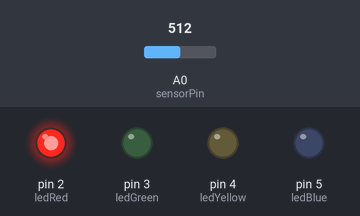
Simulated run of this sketch. Board: Arduino Uno, built with avr-gcc and run on an emulated ATmega328P. Shown: output pins drawn as LEDs (lit = HIGH). The inputs (shaded band) are chosen by the test bench; at power-on: A0 (sensorPin) = 512. What the sketch prints to the serial monitor is not drawn.

Above: at 1.8 s.
1.9 s: A0 (sensorPin) set to 281
3.4 s: A0 (sensorPin) set to 258
At 5.2 s:
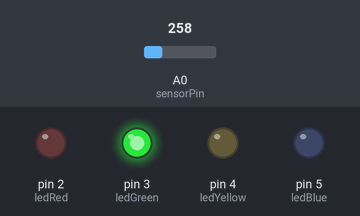
5.5 s: A0 (sensorPin) set to 235
7.2 s: A0 (sensorPin) set to 220
At 8.5 s:
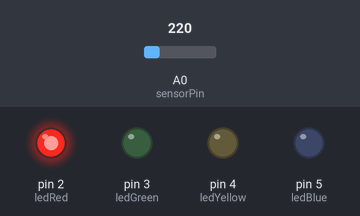
9.5 s: A0 (sensorPin) set to 122
At 11.2 s:
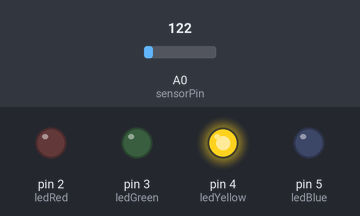
11.5 s: A0 (sensorPin) set to 104
At 12.8 s:
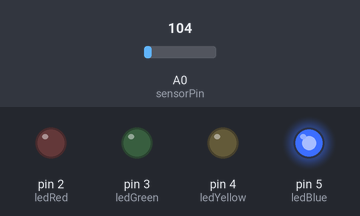
Timing chart, 0 to 14.5 s (numbered marks = the images above; inputs shaded):
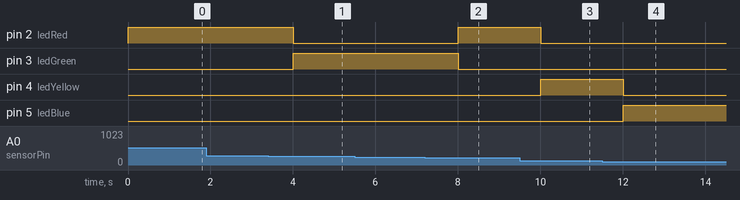

Measured:
- the behaviour switches between 274 and 273 on A0 (sensorPin) (found by bisection; images 0 and 1)
- the behaviour switches between 221 and 220 on A0 (sensorPin) (found by bisection; images 1 and 2)
- the behaviour switches between 112 and 111 on A0 (sensorPin) (found by bisection; images 3 and 4)
- after the input at 1.9 s, every drawn part: stays the same
- after the input at 3.4 s, pin 2 (ledRed): HIGH → LOW after 0.60 s; pin 3 (ledGreen): LOW → HIGH after 0.60 s
- after the input at 5.5 s, every drawn part: stays the same
- after the input at 7.2 s, pin 2 (ledRed): LOW → HIGH after 0.81 s; pin 3 (ledGreen): HIGH → LOW after 0.81 s
- after the input at 9.5 s, pin 2 (ledRed): HIGH → LOW after 0.51 s; pin 4 (ledYellow): LOW → HIGH after 0.51 s
- after the input at 11.5 s, pin 4 (ledYellow): HIGH → LOW after 0.51 s; pin 5 (ledBlue): LOW → HIGH after 0.51 s

The sketch:

code.ino
```cpp
// C++ code
//
int sensorPin =A0;
int ledBlue=5;
int ledYellow=4;
int ledGreen=3;
int ledRed=2;

void setup()
{
  Serial.begin(9600);
  pinMode(ledBlue, OUTPUT);
  pinMode(ledYellow, OUTPUT);
  pinMode(ledGreen, OUTPUT);
  pinMode(ledRed, OUTPUT);
}

void loop()
{
  int reading = analogRead(sensorPin);
  float voltage = reading * 4.68 / 1024.0; // Adjust 4.68 to your actual 5V line if needed
  float temperatureC = (voltage - 0.5) * 100;
  Serial.print(temperatureC);

   if (temperatureC >= -40.86 && temperatureC < 1) {
    digitalWrite(ledBlue, HIGH);
    digitalWrite(ledYellow, LOW);
    digitalWrite(ledGreen, LOW);
    digitalWrite(ledRed, LOW);
  }
  else if (temperatureC >= 1 && temperatureC <=50) {
    digitalWrite(ledBlue, LOW);
    digitalWrite(ledYellow, HIGH);
    digitalWrite(ledGreen, LOW);
    digitalWrite(ledRed, LOW);
  }
  else if (temperatureC >= 51 && temperatureC <=75) {
    digitalWrite(ledBlue, LOW);
    digitalWrite(ledYellow, LOW);
    digitalWrite(ledGreen, HIGH);
    digitalWrite(ledRed, LOW);
  }
  else {
    digitalWrite(ledBlue, LOW);
    digitalWrite(ledYellow, LOW);
    digitalWrite(ledGreen, LOW);
    digitalWrite(ledRed, HIGH);
  }

  delay(1000);
}
```
